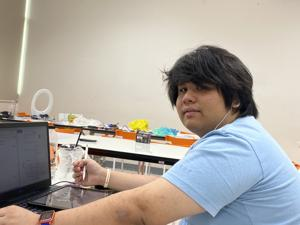
#> input picture Basic/Pillow/300/Friend1_300..jpeg, 300 x 225 px, given in place of Me.jpeg, which was not available
$ python Pil1.py
#> lines starting #> are read from the running program, lines starting #| are printed output that depends on the picture; pictures that were not available may be replaced by others from this repository, and a replacement may not be noted
from PIL import Image, ImageFilter
import os

size_300 = ( 300, 300 )
size_700 = ( 700, 700 )

# Get all file and save with resize
for f in os.listdir( '.' ):
    if f.endswith( '.jpeg' ):
        i = Image.open( f )
        fn, fext = os.path.splitext( f )

        i.thumbnail(size_700)
        i.save('700/{}_700{}'.format(fn, fext))

        i.thumbnail( size_300 )
        i.save( '300/{}_300{}'.format( fn, fext ) )

# Rotate picture
Me = Image.open( 'Me.jpeg' )
#> Me is the input picture: PIL image 300x225 RGB; mean R, G, B 171.7, 165.6, 158.3
Me.rotate( 90 ).save( 'Mod/Me_rot.jpeg' )
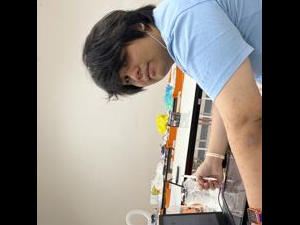
#> saved as Me_rot.jpeg: PIL image 300x225 RGB; mean R, G, B 130.2, 124.8, 118.5

# Convert to black and white
Me = Image.open( 'Me.jpeg' )
Me.convert( mode = 'L' ).save( 'Mod/Me_gray.jpeg' )
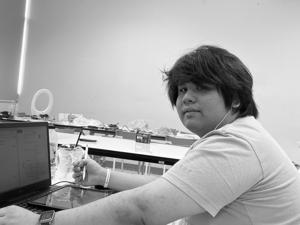
#> saved as Me_gray.jpeg: PIL image 300x225 L; min 0, max 255, mean 166.6

# Blur image
Me = Image.open( 'Me.jpeg' )
Me.filter( ImageFilter.GaussianBlur( 15 ) ).save( 'Mod/Me_blur.jpeg' )
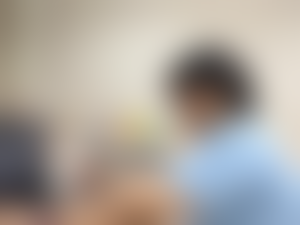
#> saved as Me_blur.jpeg: PIL image 300x225 RGB; mean R, G, B 171.7, 165.5, 158.3
